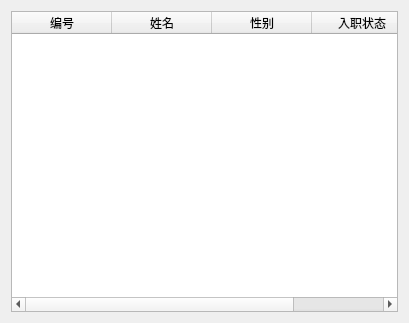
<?xml version="1.0" encoding="UTF-8"?>
<ui version="4.0">
 <class>adminTeaMan</class>
 <widget class="QWidget" name="adminTeaMan">
  <property name="geometry">
   <rect>
    <x>0</x>
    <y>0</y>
    <width>409</width>
    <height>323</height>
   </rect>
  </property>
  <property name="windowTitle">
   <string>Form</string>
  </property>
  <layout class="QVBoxLayout" name="verticalLayout">
   <item>
    <widget class="QTableWidget" name="tableWidget">
     <column>
      <property name="text">
       <string>编号</string>
      </property>
     </column>
     <column>
      <property name="text">
       <string>姓名</string>
      </property>
     </column>
     <column>
      <property name="text">
       <string>性别</string>
      </property>
     </column>
     <column>
      <property name="text">
       <string>入职状态</string>
      </property>
     </column>
    </widget>
   </item>
  </layout>
 </widget>
 <resources/>
 <connections/>
</ui>
